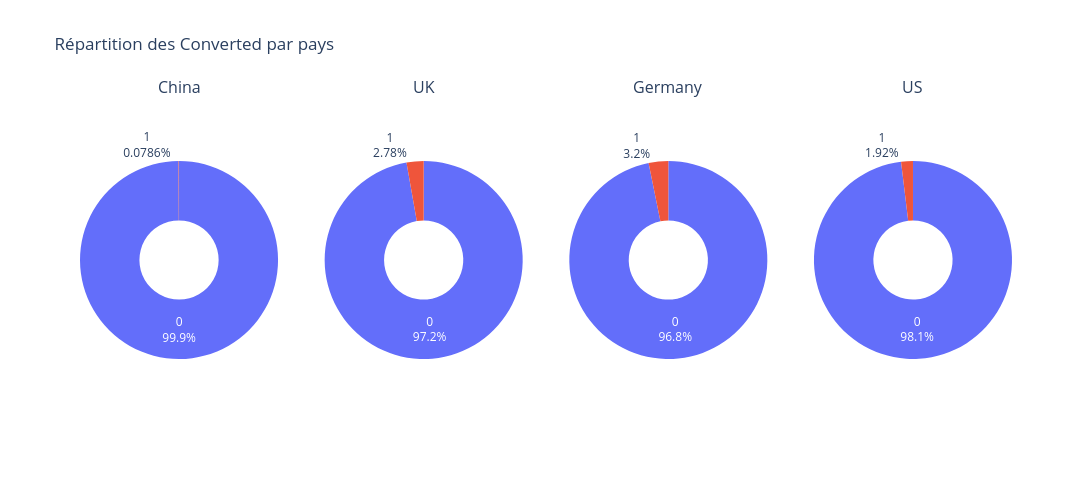

This figure's notebook cell:
### Code cell
converted_fig = make_subplots(
    rows=1,
    cols=len(countries),
    specs=[[{"type": "domain"}] * len(countries)],
    subplot_titles=countries
)

for i, country in enumerate(countries, start=1):
    d = converted_counts[converted_counts["country"] == country]
    converted_fig.add_trace(
        go.Pie(
            labels=d["converted"].astype(str),
            values=d["count"],
            hole=0.4,
            textinfo="percent+label"
        ),
        row=1,
        col=i
    )

converted_fig.update_layout(
    title_text="Répartition des Converted par pays",
    showlegend=False,
    width=1800, 
    height=500
)
converted_fig.show()

show_images(converted_fig, "../images/converted_fig.png")

### Figure 1 — Plotly figure (JSON) as saved in the notebook; plotly's stock layout.template omitted (floating-point values rounded to 4 significant figures)
{"data": [{"domain": {"x": [0, 0.2125], "y": [0, 1]}, "hole": 0.4, "labels": ["0", "1"], "textinfo": "percent+label", "type": "pie", "values": [68647, 54]}, {"domain": {"x": [0.2625, 0.475], "y": [0, 1]}, "hole": 0.4, "labels": ["0", "1"], "textinfo": "percent+label", "type": "pie", "values": [41132, 1176]}, {"domain": {"x": [0.525, 0.7375], "y": [0, 1]}, "hole": 0.4, "labels": ["0", "1"], "textinfo": "percent+label", "type": "pie", "values": [10904, 360]}, {"domain": {"x": [0.7875, 1], "y": [0, 1]}, "hole": 0.4, "labels": ["0", "1"], "textinfo": "percent+label", "type": "pie", "values": [153173, 3003]}], "layout": {"annotations": [{"font": {"size": 16}, "showarrow": false, "text": "China", "x": 0.1062, "xanchor": "center", "xref": "paper", "y": 1, "yanchor": "bottom", "yref": "paper"}, {"font": {"size": 16}, "showarrow": false, "text": "UK", "x": 0.3688, "xanchor": "center", "xref": "paper", "y": 1, "yanchor": "bottom", "yref": "paper"}, {"font": {"size": 16}, "showarrow": false, "text": "Germany", "x": 0.6313, "xanchor": "center", "xref": "paper", "y": 1, "yanchor": "bottom", "yref": "paper"}, {"font": {"size": 16}, "showarrow": false, "text": "US", "x": 0.8938, "xanchor": "center", "xref": "paper", "y": 1, "yanchor": "bottom", "yref": "paper"}], "height": 500, "showlegend": false, "title": {"text": "Répartition des Converted par pays"}, "width": 1800}}
